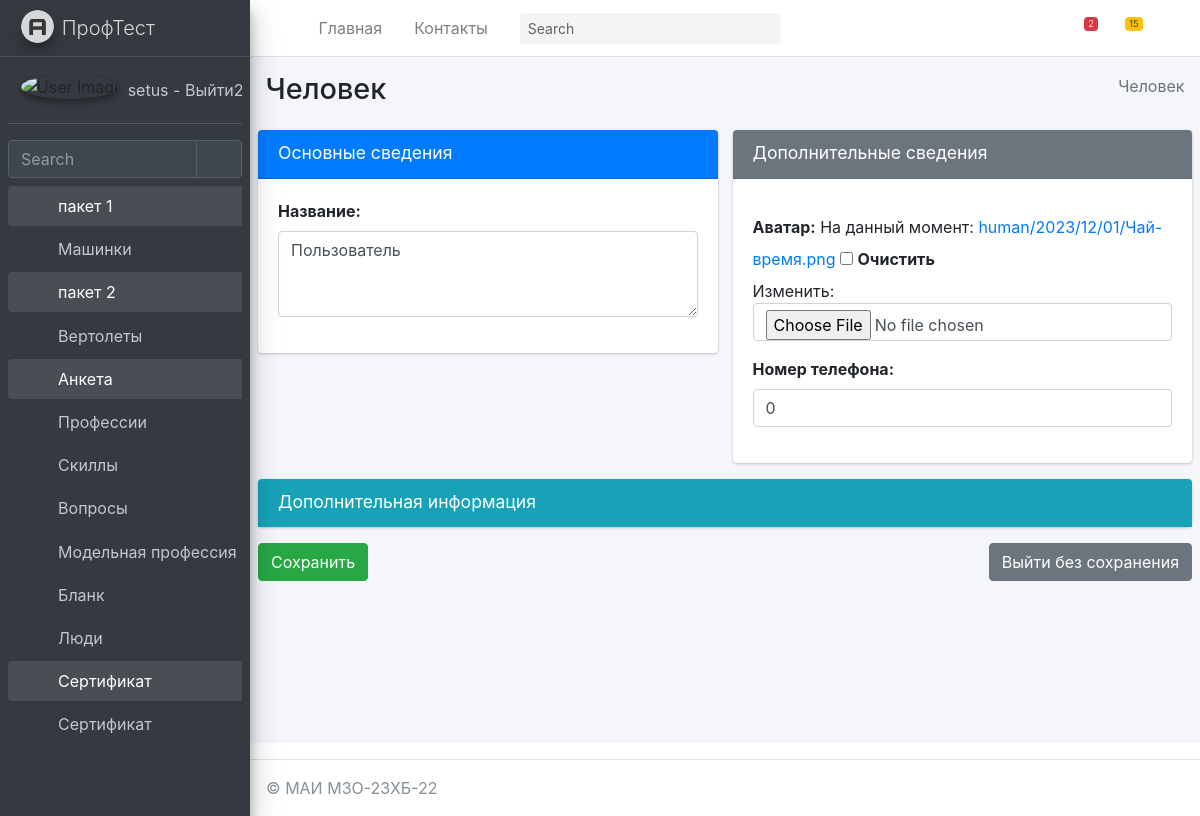
/anketa/human/update/2/ (signed in), run on an earlier commit of the app's database.
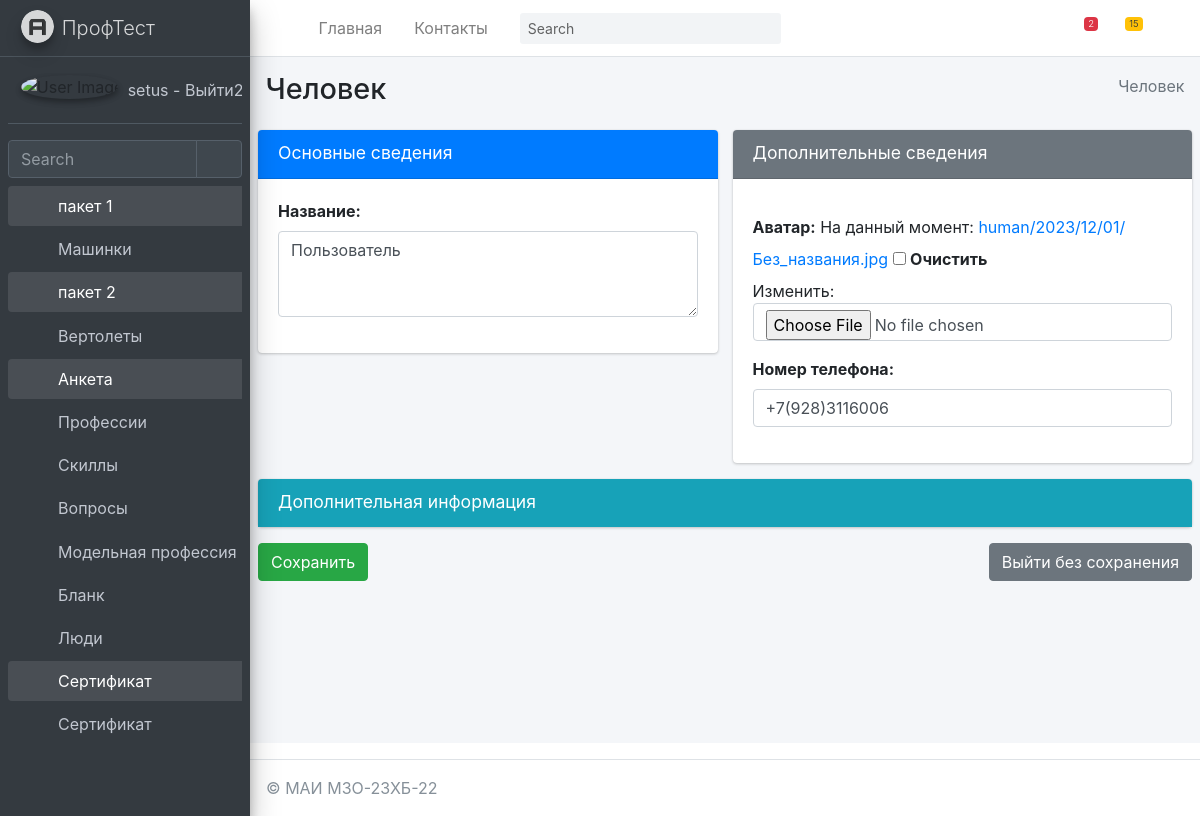
And on a later commit of the database.
### mysite/anketa/models.py (models this page shows, shortened)
class Human(models.Model):
    title = models.TextField(max_length=50, verbose_name="Название")
    avatar = models.ImageField(upload_to='human/%Y/%m/%d', blank=True, verbose_name="Аватар")
    phone = models.CharField(max_length=15, verbose_name="Номер телефона")
    class Meta:
        ordering = ["-title"]
        verbose_name = "Человек"
        verbose_name_plural = "Человечки"

### mysite/anketa/views.py (the view)
# urls.py: path('human/update/<int:pk>/', HumanUpdate.as_view(), name='HumanUpdate'),
@method_decorator(login_required(login_url='/login/'), name='dispatch')
class HumanUpdate(UpdateView):
	model = Human
	fields = '__all__'
	success_url = '/anketa/human/'
	template_name_suffix = '_update_form'
	def get_context_data(self, *, object_list=None, **kwargs):
		context = super(HumanUpdate,self).get_context_data(**kwargs)
		context['sometry'] = self.model._meta.verbose_name
		context['slovar'] = {'title'}
		context['secslovar'] = {'avatar','phone'}
		context['hidenslovar'] = {'id'}
		context['dopslovar'] = {'updated_at','erem','edesc','created_at'}
		context['model'] = self.model
		return context

### mysite/anketa/templatetags/anketa_tags.py (called while the page is built)
@register.filter(name='addclassrow')
def addclassrow(field, class_attr):
    rowcol = '3'
    return field.as_widget(attrs={'class': class_attr, 'rows': rowcol })

@register.simple_tag
def my_save():
    return "Сохранить"

@register.simple_tag
def my_notsave():
    return "Выйти без сохранения"

### mysite/anketa/templates/anketa/human_update_form.html (shortened to what this page needs)
{% extends 'anketa/base.html' %}
{% load anketa_tags %}
{% block content %}
    <div class="content-wrapper">
        {% block sidebar %}
            {% include 'anketa/includes/_breadcrumb.html' %}
        {% endblock %}
        <section class="content">
            <form method="post" enctype="multipart/form-data">
                <div class="row">
                    <div class="col-md-6">
                        <div class="card card-primary">
                            <div class="card-header">
                                <h3 class="card-title">Основные сведения</h3>
                                <div class="card-tools">
                                    <button type="button" class="btn btn-tool" data-card-widget="collapse"
                                            title="Collapse">
                                        <i class="fas fa-minus"></i>
                                    </button>
                                </div>
                            </div>
                            <div class="card-body">
                                {% for field in form %}
                                    <div class="form-group">
                                        {% if field.name in slovar %}
                                            {{ field.label_tag }}
                                            {{ field | addclassrow:"form-control " }}
                                        {% endif %}
                                    </div>
                                {% endfor %}
                            </div>
                        </div>
                    </div>
                    <div class="col-md-6">
                        <div class="card card-secondary">
                            <div class="card-header">
                                <h3 class="card-title">Дополнительные сведения</h3>
                                <div class="card-tools">
                                    <button type="button" class="btn btn-tool" data-card-widget="collapse"
                                            title="Collapse">
                                        <i class="fas fa-minus"></i>
                                    </button>
                                </div>
                            </div>
                            <div class="card-body">
                                {% for field in form %}
                                    <div class="form-group">
                                        {% if field.name in secslovar %}
                                            {{ field.label_tag }}
                                            {{ field | addclassrow:"form-control " }}
                                        {% endif %}
                                    </div>
                                {% endfor %}
                            </div>
                        </div>
                    </div>
                </div>
                <div class="row">
                    <div class="col-12">
                        <div class="card card-info collapsed-card">
                            <div class="card-header">
                                <h3 class="card-title">Дополнительная информация</h3>
                                <div class="card-tools">
                                    <button type="button" class="btn btn-tool" data-card-widget="collapse"
                                            title="Collapse">
                                        <i class="fas fa-plus"></i>
                                    </button>
                                </div>
                            </div>
                        </div>
                    </div>
                </div>
                <div class="row">
                    <div class="col-12">
                        <a href="{% url 'anketa:human' %}" class="btn btn-secondary float-right">
                            {% my_notsave %}</a>
                        <input type="submit" value="{% my_save %}" class="btn btn-success ">
                    </div>
                </div>
            </form>
        </section>
    </div>
{% endblock content %}

What changed in the data, as far as the page shows it:
changed Human "Пользователь": phone "0" → "+7(928)3116006"
Also different on the page:
text no longer shown: "На данный момент: human/2023/12/01/Чай-время.png Очистить Изменить:"
text now shown: "На данный момент: human/2023/12/01/Без_названия.jpg Очистить Изменить:"
